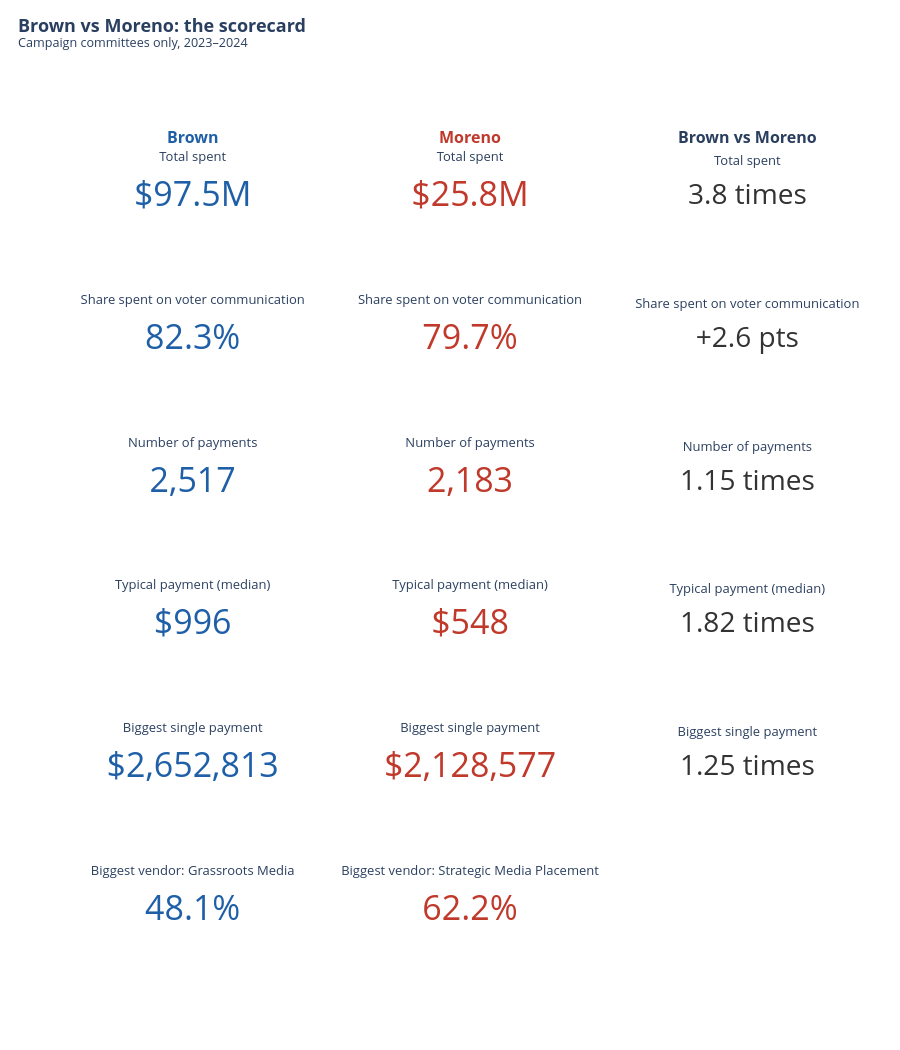

This figure's notebook cell:
### Code cell
# Chart 1: scorecard
short = ["Total spent", "Share spent on voter communication", "Number of payments", "Typical payment (median)", "Biggest single payment"]
scale = [1e6, 1, 1, 1, 1, 1]
card_format = [dict(prefix="$", suffix="M", valueformat=",.1f"), dict(suffix="%", valueformat=".1f"),
               dict(valueformat=",.0f"), dict(prefix="$", valueformat=",.0f"),
               dict(prefix="$", valueformat=",.0f"), dict(suffix="%", valueformat=".1f")]
ratio_format = [dict(suffix=" times", valueformat=".1f"), dict(prefix="+", suffix=" pts", valueformat=".1f"),
                dict(suffix=" times", valueformat=".2f"), dict(suffix=" times", valueformat=".2f"),
                dict(suffix=" times", valueformat=".2f")]

fig = make_subplots(rows=6, cols=3, specs=[[{"type": "indicator"}] * 3 for _ in range(6)], vertical_spacing=0.07,
                    column_titles=[f'<b><span style="color:{BROWN}">Brown</span></b>', f'<b><span style="color:{MORENO}">Moreno</span></b>', "<b>Brown vs Moreno</b>"])
for r in range(6):
    for c, w in enumerate(WHO):
        if r < 5:
            card_title = short[r]
        else:
            card_title = "Biggest vendor: " + stats.loc["biggest_vendor", w].title()
        fig.add_trace(go.Indicator(mode="number", value=scorecard.loc[r, w] / scale[r],
                                   number=dict(font=dict(size=34, color=COLORS[w]), **card_format[r]),
                                   title=dict(text=card_title, font=dict(size=13))), row=r + 1, col=c + 1)
    if r < 5:
        fig.add_trace(go.Indicator(mode="number", value=scorecard.loc[r, "Brown vs Moreno"],
                                   number=dict(font=dict(size=28, color="#333333"), **ratio_format[r]),
                                   title=dict(text=short[r], font=dict(size=13))), row=r + 1, col=3)
finish(fig, "01_scorecard.html", "Brown vs Moreno: the scorecard", SCOPE, height=1050, legend=False, top=150)

### Figure 1 — Plotly figure (JSON) as saved in the notebook; plotly's stock layout.template omitted (floating-point values rounded to 4 significant figures)
{"data": [{"domain": {"x": [0, 0.2889], "y": [0.8917, 1.0]}, "mode": "number", "number": {"font": {"color": "#1f5fa8", "size": 34}, "prefix": "$", "suffix": "M", "valueformat": ",.1f"}, "title": {"font": {"size": 13}, "text": "Total spent"}, "type": "indicator", "value": 97.46}, {"domain": {"x": [0.3556, 0.6444], "y": [0.8917, 1.0]}, "mode": "number", "number": {"font": {"color": "#c0392b", "size": 34}, "prefix": "$", "suffix": "M", "valueformat": ",.1f"}, "title": {"font": {"size": 13}, "text": "Total spent"}, "type": "indicator", "value": 25.82}, {"domain": {"x": [0.7111, 1], "y": [0.8917, 1.0]}, "mode": "number", "number": {"font": {"color": "#333333", "size": 28}, "suffix": " times", "valueformat": ".1f"}, "title": {"font": {"size": 13}, "text": "Total spent"}, "type": "indicator", "value": 3.774}, {"domain": {"x": [0, 0.2889], "y": [0.7133, 0.8217]}, "mode": "number", "number": {"font": {"color": "#1f5fa8", "size": 34}, "suffix": "%", "valueformat": ".1f"}, "title": {"font": {"size": 13}, "text": "Share spent on voter communication"}, "type": "indicator", "value": 82.31}, {"domain": {"x": [0.3556, 0.6444], "y": [0.7133, 0.8217]}, "mode": "number", "number": {"font": {"color": "#c0392b", "size": 34}, "suffix": "%", "valueformat": ".1f"}, "title": {"font": {"size": 13}, "text": "Share spent on voter communication"}, "type": "indicator", "value": 79.67}, {"domain": {"x": [0.7111, 1], "y": [0.7133, 0.8217]}, "mode": "number", "number": {"font": {"color": "#333333", "size": 28}, "prefix": "+", "suffix": " pts", "valueformat": ".1f"}, "title": {"font": {"size": 13}, "text": "Share spent on voter communication"}, "type": "indicator", "value": 2.64}, {"domain": {"x": [0, 0.2889], "y": [0.535, 0.6433]}, "mode": "number", "number": {"font": {"color": "#1f5fa8", "size": 34}, "valueformat": ",.0f"}, "title": {"font": {"size": 13}, "text": "Number of payments"}, "type": "indicator", "value": 2517}, {"domain": {"x": [0.3556, 0.6444], "y": [0.535, 0.6433]}, "mode": "number", "number": {"font": {"color": "#c0392b", "size": 34}, "valueformat": ",.0f"}, "title": {"font": {"size": 13}, "text": "Number of payments"}, "type": "indicator", "value": 2183}, {"domain": {"x": [0.7111, 1], "y": [0.535, 0.6433]}, "mode": "number", "number": {"font": {"color": "#333333", "size": 28}, "suffix": " times", "valueformat": ".2f"}, "title": {"font": {"size": 13}, "text": "Number of payments"}, "type": "indicator", "value": 1.153}, {"domain": {"x": [0, 0.2889], "y": [0.3567, 0.465]}, "mode": "number", "number": {"font": {"color": "#1f5fa8", "size": 34}, "prefix": "$", "valueformat": ",.0f"}, "title": {"font": {"size": 13}, "text": "Typical payment (median)"}, "type": "indicator", "value": 996}, {"domain": {"x": [0.3556, 0.6444], "y": [0.3567, 0.465]}, "mode": "number", "number": {"font": {"color": "#c0392b", "size": 34}, "prefix": "$", "valueformat": ",.0f"}, "title": {"font": {"size": 13}, "text": "Typical payment (median)"}, "type": "indicator", "value": 548.5}, {"domain": {"x": [0.7111, 1], "y": [0.3567, 0.465]}, "mode": "number", "number": {"font": {"color": "#333333", "size": 28}, "suffix": " times", "valueformat": ".2f"}, "title": {"font": {"size": 13}, "text": "Typical payment (median)"}, "type": "indicator", "value": 1.816}, {"domain": {"x": [0, 0.2889], "y": [0.1783, 0.2867]}, "mode": "number", "number": {"font": {"color": "#1f5fa8", "size": 34}, "prefix": "$", "valueformat": ",.0f"}, "title": {"font": {"size": 13}, "text": "Biggest single payment"}, "type": "indicator", "value": 2652813}, {"domain": {"x": [0.3556, 0.6444], "y": [0.1783, 0.2867]}, "mode": "number", "number": {"font": {"color": "#c0392b", "size": 34}, "prefix": "$", "valueformat": ",.0f"}, "title": {"font": {"size": 13}, "text": "Biggest single payment"}, "type": "indicator", "value": 2129000.0}, {"domain": {"x": [0.7111, 1], "y": [0.1783, 0.2867]}, "mode": "number", "number": {"font": {"color": "#333333", "size": 28}, "suffix": " times", "valueformat": ".2f"}, "title": {"font": {"size": 13}, "text": "Biggest single payment"}, "type": "indicator", "value": 1.246}, {"domain": {"x": [0, 0.2889], "y": [0, 0.1083]}, "mode": "number", "number": {"font": {"color": "#1f5fa8", "size": 34}, "suffix": "%", "valueformat": ".1f"}, "title": {"font": {"size": 13}, "text": "Biggest vendor: Grassroots Media"}, "type": "indicator", "value": 48.12}, {"domain": {"x": [0.3556, 0.6444], "y": [0, 0.1083]}, "mode": "number", "number": {"font": {"color": "#c0392b", "size": 34}, "suffix": "%", "valueformat": ".1f"}, "title": {"font": {"size": 13}, "text": "Biggest vendor: Strategic Media Placement"}, "type": "indicator", "value": 62.23}], "layout": {"annotations": [{"font": {"size": 16}, "showarrow": false, "text": "<b><span style=\"color:#1f5fa8\">Brown</span></b>", "x": 0.1444, "xanchor": "center", "xref": "paper", "y": 1.0, "yanchor": "bottom", "yref": "paper"}, {"font": {"size": 16}, "showarrow": false, "text": "<b><span style=\"color:#c0392b\">Moreno</span></b>", "x": 0.5, "xanchor": "center", "xref": "paper", "y": 1.0, "yanchor": "bottom", "yref": "paper"}, {"font": {"size": 16}, "showarrow": false, "text": "<b>Brown vs Moreno</b>", "x": 0.8556, "xanchor": "center", "xref": "paper", "y": 1.0, "yanchor": "bottom", "yref": "paper"}], "font": {"size": 13}, "height": 1050, "legend": {"orientation": "h", "x": 1, "xanchor": "right", "y": 1.02, "yanchor": "bottom"}, "margin": {"b": 100, "l": 80, "r": 40, "t": 150}, "showlegend": false, "title": {"text": "<b>Brown vs Moreno: the scorecard</b><br><sup>Campaign committees only, 2023–2024</sup>", "x": 0.02, "y": 0.97, "yanchor": "top"}, "yaxis": {"automargin": true}}}
